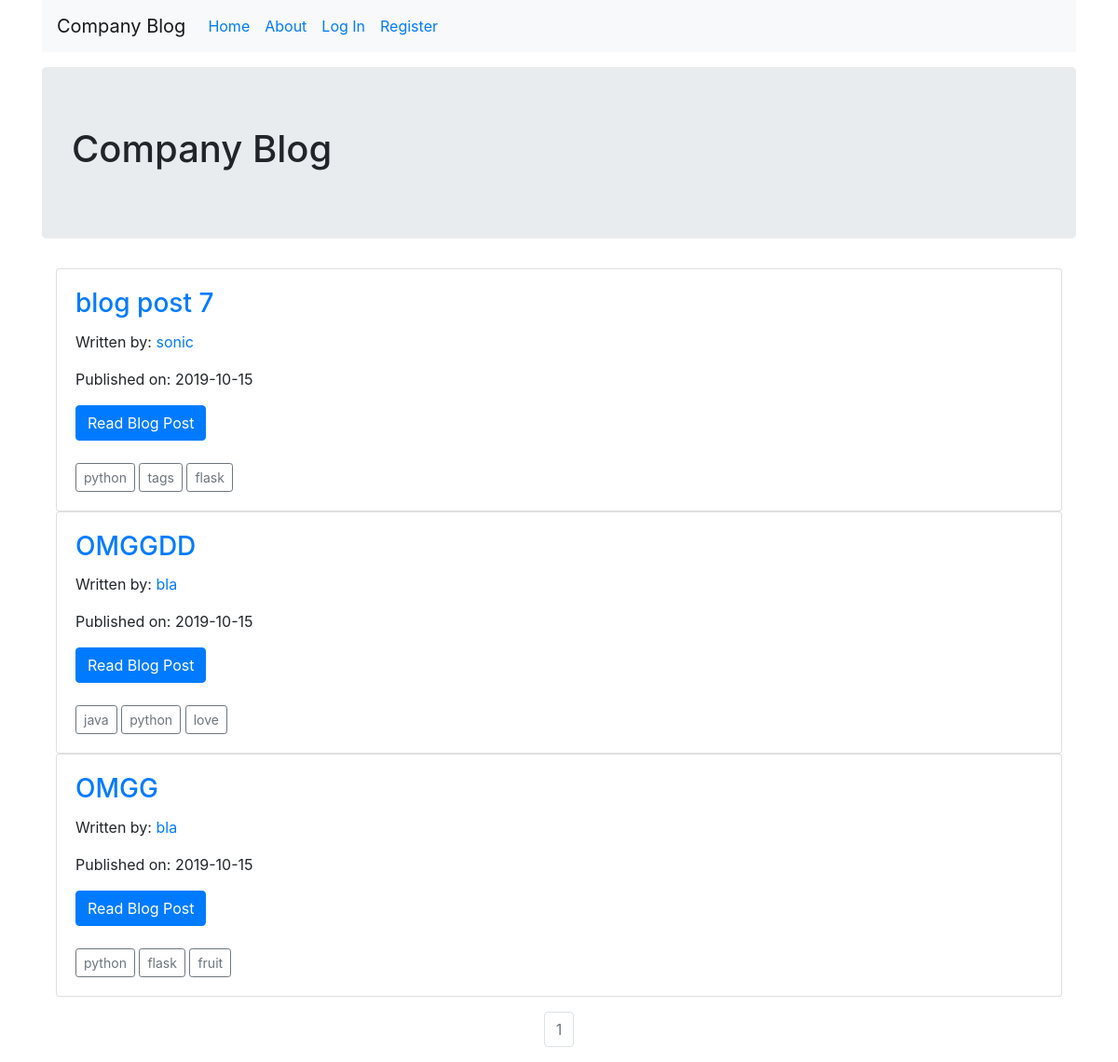
Before: / with the older database file.
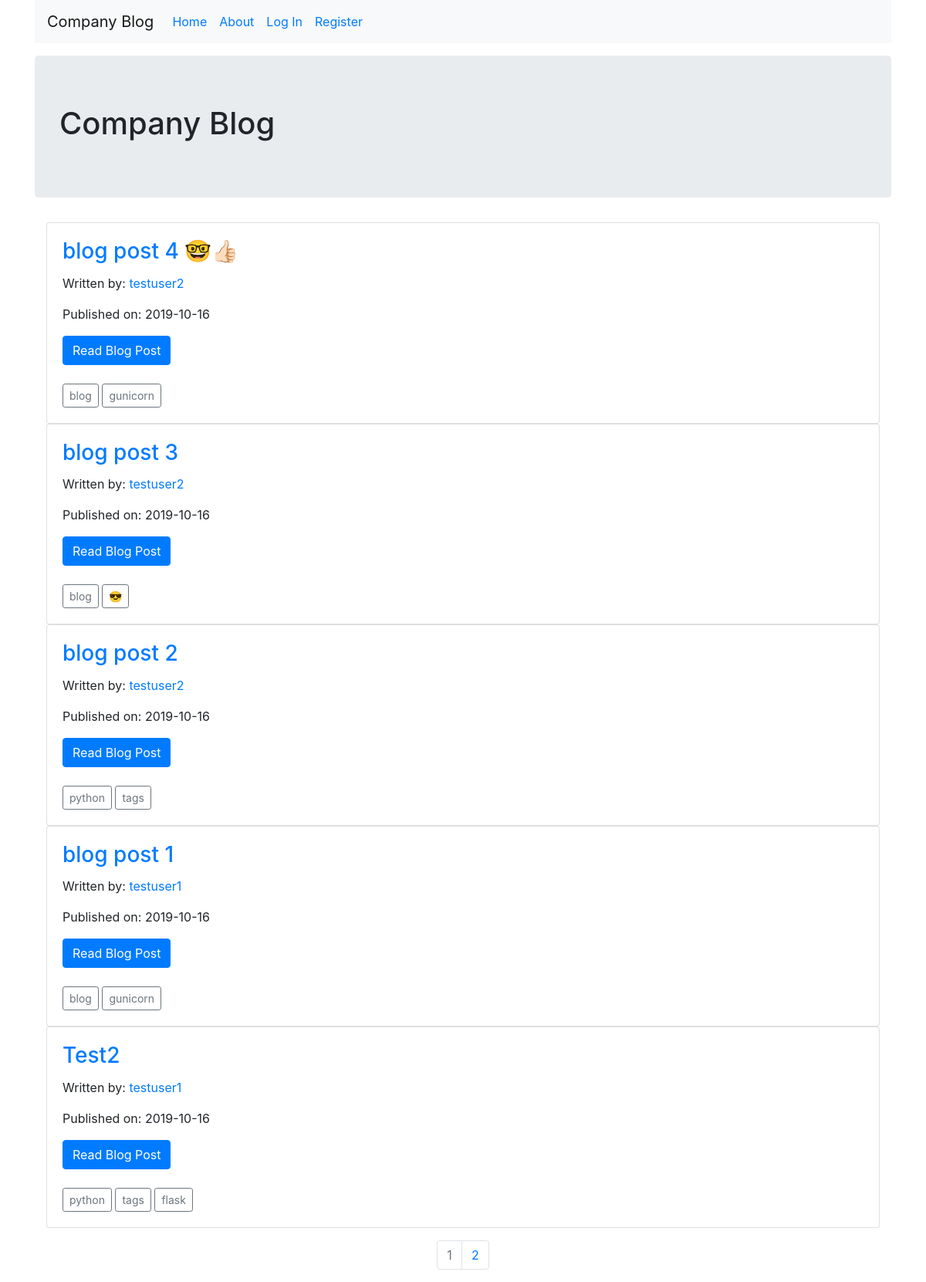
After: the same page with the newer database file.
### companyblog/models.py (models this page shows, shortened)
class BlogPost(db.Model):
    __tablename__ = 'blogpost'
    users = db.relationship(User)
    id = db.Column(db.Integer,primary_key=True)
    user_id = db.Column(db.Integer, db.ForeignKey('users.id'), nullable=False)
    comments = db.relationship('Comment', backref='post', lazy=True)
    date = db.Column(db.DateTime, nullable=False, default=datetime.utcnow)
    title = db.Column(db.String(140),nullable=False, unique=True)
    text = db.Column(db.Text,nullable=False)
    slug = db.Column(db.String(140), nullable=False)
    tags = db.relationship(
        'Tag', secondary=post_tag,
        backref=db.backref('posts', lazy='dynamic'), lazy='dynamic'
    )

class User(db.Model, UserMixin):
    __tablename__ = 'users'
    id = db.Column(db.Integer, primary_key=True)
    profile_image = db.Column(db.String(20), nullable=False, default='default_profile.png')
    email = db.Column(db.String(64), unique=True, index=True)
    username = db.Column(db.String(64),unique=True, index=True)
    password_hash = db.Column(db.String(128))
    posts = db.relationship('BlogPost', backref='author', lazy=True)
    comments = db.relationship('Comment', backref='author', lazy=True)

class Tag(db.Model):
    id = db.Column(db.Integer,primary_key=True)
    tag = db.Column(db.String(64), nullable=False, unique=True)

### companyblog/core/views.py (the view)
@core.route('/')
def index():
    page = request.args.get("page", 1, type=int)
    blog_posts = BlogPost.query.order_by(BlogPost.date.desc()).paginate(page=page, per_page=5)
    return render_template('index.html', blog_posts=blog_posts)

### companyblog/templates/index.html
{% extends "base.html" %}
{% from 'macros.html' import render_post %}
{% block content %}
    <div class="jumbotron">
        <h1>Company Blog</h1>
    </div>
    <div class="container">
        {% for post in blog_posts.items %}
            {{ render_post(post) }}
        {% endfor %}
    </div>
    <nav aria-label="Page navigation example">
            <ul class="pagination justify-content-center pt-3">
                {% for page_num in blog_posts.iter_pages(left_edge=1,right_edge=1,left_current=1,right_current=1) %}
                    {% if blog_posts.page == page_num %}
                    <li class='page-item disabled'>
                        <a class="page-link" href="{{url_for('core.index', page=page_num)}}">{{ page_num}}</a>
                    </li>
                    {% else %}
                    <li class='page-item'>
                            <a class="page-link" href="{{url_for('core.index', page=page_num)}}">{{ page_num}}</a>
                        </li>
                    {% endif %}
                {% endfor %}
            </ul>
    </nav>
{% endblock %}

### companyblog/templates/macros.html (shortened to what this page needs)
{% macro render_post(post) %}
    <div class="card">
        <div class="card-body">
          <h3 class="card-title"><a href="{{url_for('blog_posts.view_post', slug=post.slug)}}">{{post.title}}</a></h3>
          <p>Written by: <a href="{{url_for('users.user_posts', username=post.author.username)}}">{{post.author.username}}</a></p>
          <p>Published on: {{post.date.strftime('%Y-%m-%d')}}</p>
          <a href="{{url_for('blog_posts.view_post', slug=post.slug)}}" class="btn btn-primary">Read Blog Post</a><br>
          <br>
          {% with tags = post.tags %}
            {% for tag in tags %}
              <a href="{{url_for('blog_posts.posts_by_tag', tag=tag.tag)}}" class="btn btn-outline-secondary btn-sm">{{ tag.tag }}</a>
            {% endfor %}
          {% endwith %}
          <br>
        </div>
    </div>
{% endmacro %}

Changed rows visible on the page:
no longer on this page (row unchanged): BlogPost: title "blog post 7", author.username "sonic", date "2019-10-15", Tag (tag "python"), Tag (tag "tags"), Tag (tag "flask")
removed BlogPost: title "OMGGDD", author.username "bla", date "2019-10-15", Tag (tag "python")
no longer on this page (row unchanged): Tag: tag "java", shown under "OMGGDD"
no longer on this page (row unchanged): Tag: tag "love", shown under "OMGGDD"
removed BlogPost: title "OMGG", author.username "bla", date "2019-10-15", Tag (tag "python"), Tag (tag "flask")
no longer on this page (row unchanged): Tag: tag "fruit", shown under "OMGG"
added BlogPost: title "blog post 4 🤓👍🏻", author.username "testuser2", date "2019-10-16"
now on this page (row unchanged): Tag: tag "blog"
added Tag: tag "gunicorn", shown under "blog post 4 🤓👍🏻"
added BlogPost: title "blog post 3", author.username "testuser2", date "2019-10-16"
added Tag: tag "😎", shown under "blog post 3"
added BlogPost: title "blog post 2", author.username "testuser2", date "2019-10-16", Tag (tag "python"), Tag (tag "tags")
added BlogPost: title "blog post 1", author.username "testuser1", date "2019-10-16"
added Tag: tag "gunicorn", shown under "blog post 1"
added BlogPost: title "Test2", author.username "testuser1", date "2019-10-16", Tag (tag "python"), Tag (tag "tags"), Tag (tag "flask")
Other visible differences:
new list line: "2"
